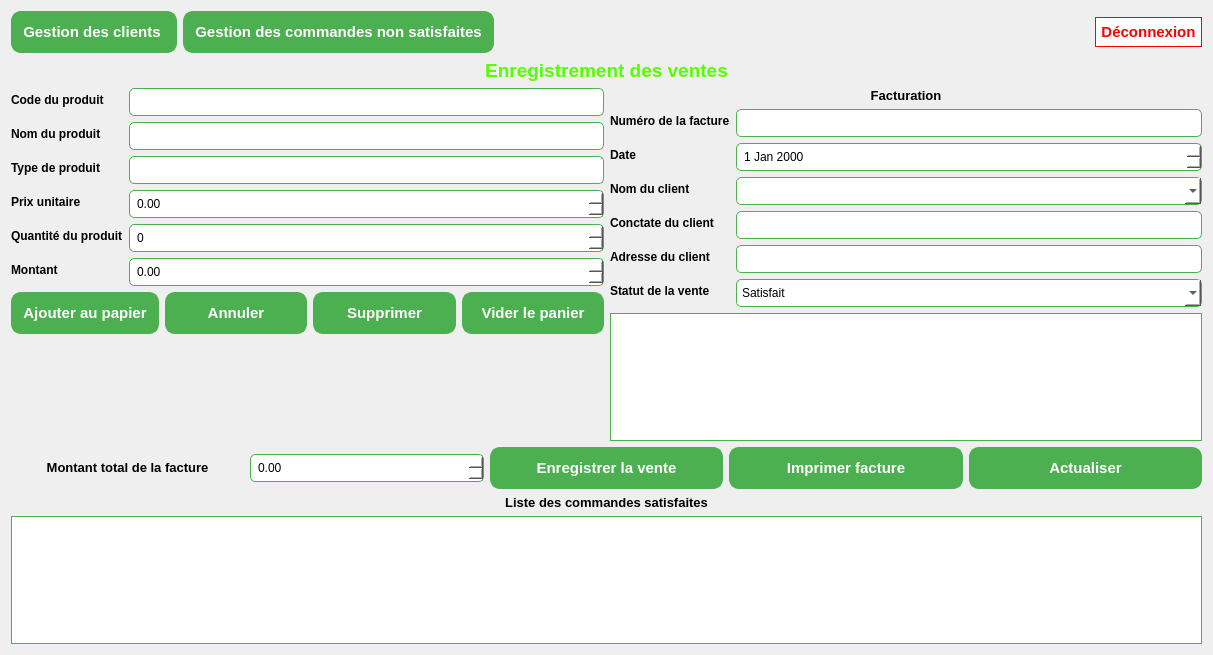
<?xml version="1.0" encoding="UTF-8"?>
<ui version="4.0">
 <class>Interface_Vente</class>
 <widget class="QWidget" name="Interface_Vente">
  <property name="geometry">
   <rect>
    <x>0</x>
    <y>0</y>
    <width>1213</width>
    <height>655</height>
   </rect>
  </property>
  <property name="windowTitle">
   <string>Interface_Vente</string>
  </property>
  <property name="styleSheet">
   <string notr="true">/* Style pour les QPushButton */
QPushButton {
    background-color: #4CAF50;  /* Vert */
    color: white;
    border: 2px solid #4CAF50;
    border-radius: 10px;
    padding: 10px;
	font-weight: bold;
	font-size: 15px
}

QPushButton:hover {
    background-color: #45a049;  /* Vert plus foncé */
}

QPushButton:pressed {
    background-color: #388E3C;  /* Vert encore plus foncé */
}

/* Style pour les QLineEdit */
QLineEdit {
    background-color: white;
    border: 1px solid #4CAF50;
    padding: 5px;
    border-radius: 5px;
    color: black;
}

QComboBox{
	background-color: white;
    border: 1px solid #4CAF50;
    padding: 5px;
    border-radius: 5px;
    color: black;
}

/* Style pour les QDateEdit */
QDateEdit {
    background-color: white;
    border: 1px solid #4CAF50;
    padding: 5px;
    border-radius: 5px;
    color: black;
}

/* Style pour les QSpinBox */
QSpinBox {
    background-color: white;
    border: 1px solid #4CAF50;
    padding: 5px;
    border-radius: 5px;
    color: black;
}

/* Style pour les QDoubleSpinBox */
QDoubleSpinBox {
    background-color: white;
    border: 1px solid #4CAF50;
    padding: 5px;
    border-radius: 5px;
    color: black;
}

/* Style pour le QTableView */
QTableView {
    background-color: white;
    gridline-color: #4CAF50;
    border: 1px solid #4CAF50;
	color:black;

}
QTableView:pressed {
	bacground-color:rgb(188, 188, 188);
	 gridline-color: #4CAF50;
    border: 1px solid #4CAF50;
	color:black;
}


QHeaderView::section {
    background-color: #4CAF50;
    color: white;
    padding: 4px;
    border: 1px solid #4CAF50;
}

/* Style pour les QLabel */
QLabel {
    color: black;
    font-weight: bold;
}
</string>
  </property>
  <layout class="QGridLayout" name="gridLayout">
   <item row="0" column="0" colspan="2">
    <layout class="QHBoxLayout" name="horizontalLayout">
     <item>
      <widget class="QPushButton" name="gestion_client_pushButton">
       <property name="text">
        <string>Gestion des clients </string>
       </property>
      </widget>
     </item>
     <item>
      <widget class="QPushButton" name="commande_non_satistfaite_pushButton">
       <property name="text">
        <string>Gestion des commandes non satisfaites</string>
       </property>
      </widget>
     </item>
     <item>
      <spacer name="horizontalSpacer">
       <property name="orientation">
        <enum>Qt::Horizontal</enum>
       </property>
       <property name="sizeHint" stdset="0">
        <size>
         <width>40</width>
         <height>20</height>
        </size>
       </property>
      </spacer>
     </item>
     <item>
      <widget class="QPushButton" name="deconnexion_pushButton">
       <property name="styleSheet">
        <string notr="true">QPushButton{	
background-color: white;  /* Vert */
    color: red;
    border: 1px solid red;
    border-radius: 0px;
    padding: 5px;
	font-weight: bold;
	font-size: 15px;
}

QPushButton:hover {
    background-color: red;  /* Vert plus foncé */
	color: white;
}

QPushButton:pressed {
    background-color: rgb(179, 33, 20) ;/* Vert encore plus foncé */
	color: white; 
}</string>
       </property>
       <property name="text">
        <string>Déconnexion</string>
       </property>
      </widget>
     </item>
    </layout>
   </item>
   <item row="1" column="0" colspan="2">
    <widget class="QLabel" name="label">
     <property name="text">
      <string>&lt;html&gt;&lt;head/&gt;&lt;body&gt;&lt;p align=&quot;center&quot;&gt;&lt;span style=&quot; font-size:14pt; font-weight:700; color:#55ff00;&quot;&gt;Enregistrement des ventes&lt;/span&gt;&lt;/p&gt;&lt;/body&gt;&lt;/html&gt;</string>
     </property>
    </widget>
   </item>
   <item row="2" column="0" rowspan="2">
    <layout class="QFormLayout" name="formLayout">
     <item row="0" column="0">
      <widget class="QLabel" name="label_2">
       <property name="text">
        <string>Code du produit</string>
       </property>
      </widget>
     </item>
     <item row="0" column="1">
      <widget class="QLineEdit" name="code_produit_lineEdit"/>
     </item>
     <item row="1" column="0">
      <widget class="QLabel" name="label_4">
       <property name="text">
        <string>Nom du produit</string>
       </property>
      </widget>
     </item>
     <item row="1" column="1">
      <widget class="QLineEdit" name="nom_produit_lineEdit"/>
     </item>
     <item row="2" column="0">
      <widget class="QLabel" name="label_5">
       <property name="text">
        <string>Type de produit</string>
       </property>
      </widget>
     </item>
     <item row="2" column="1">
      <widget class="QLineEdit" name="type_produit_lineEdit"/>
     </item>
     <item row="3" column="0">
      <widget class="QLabel" name="label_6">
       <property name="text">
        <string>Prix unitaire</string>
       </property>
      </widget>
     </item>
     <item row="3" column="1">
      <widget class="QDoubleSpinBox" name="prix_unitaire_doubleSpinBox">
       <property name="maximum">
        <double>1000000000000000000.000000000000000</double>
       </property>
      </widget>
     </item>
     <item row="4" column="0">
      <widget class="QLabel" name="label_7">
       <property name="text">
        <string>Quantité du produit</string>
       </property>
      </widget>
     </item>
     <item row="4" column="1">
      <widget class="QSpinBox" name="quantite_produit_spinBox">
       <property name="maximum">
        <number>1000000000</number>
       </property>
      </widget>
     </item>
     <item row="5" column="0">
      <widget class="QLabel" name="label_8">
       <property name="text">
        <string>Montant</string>
       </property>
      </widget>
     </item>
     <item row="5" column="1">
      <widget class="QDoubleSpinBox" name="montant_doubleSpinBox">
       <property name="readOnly">
        <bool>true</bool>
       </property>
       <property name="maximum">
        <double>99999999999999991433150857216.000000000000000</double>
       </property>
      </widget>
     </item>
     <item row="6" column="0" colspan="2">
      <layout class="QHBoxLayout" name="horizontalLayout_3">
       <item>
        <widget class="QPushButton" name="AjouterPanier_pushButton">
         <property name="text">
          <string>Ajouter au papier</string>
         </property>
        </widget>
       </item>
       <item>
        <widget class="QPushButton" name="Annuler_pushButton">
         <property name="text">
          <string>Annuler</string>
         </property>
        </widget>
       </item>
       <item>
        <widget class="QPushButton" name="supprimer_pushButton">
         <property name="text">
          <string>Supprimer</string>
         </property>
        </widget>
       </item>
       <item>
        <widget class="QPushButton" name="viderPanier_pushButton">
         <property name="text">
          <string>Vider le panier</string>
         </property>
        </widget>
       </item>
      </layout>
     </item>
    </layout>
   </item>
   <item row="2" column="1">
    <layout class="QFormLayout" name="formLayout_3">
     <item row="0" column="0" colspan="2">
      <widget class="QLabel" name="label_15">
       <property name="text">
        <string>&lt;html&gt;&lt;head/&gt;&lt;body&gt;&lt;p align=&quot;center&quot;&gt;&lt;span style=&quot; font-size:10pt;&quot;&gt;Facturation&lt;/span&gt;&lt;/p&gt;&lt;/body&gt;&lt;/html&gt;</string>
       </property>
      </widget>
     </item>
     <item row="1" column="0">
      <widget class="QLabel" name="label_9">
       <property name="text">
        <string>Numéro de la facture</string>
       </property>
      </widget>
     </item>
     <item row="1" column="1">
      <widget class="QLineEdit" name="numero_facture_lineEdit"/>
     </item>
     <item row="2" column="0">
      <widget class="QLabel" name="label_11">
       <property name="text">
        <string>Date</string>
       </property>
      </widget>
     </item>
     <item row="2" column="1">
      <widget class="QDateEdit" name="date_courante_dateEdit"/>
     </item>
     <item row="3" column="0">
      <widget class="QLabel" name="label_10">
       <property name="text">
        <string>Nom du client</string>
       </property>
      </widget>
     </item>
     <item row="3" column="1">
      <widget class="QComboBox" name="nomClient_comboBox"/>
     </item>
     <item row="4" column="0">
      <widget class="QLabel" name="label_12">
       <property name="text">
        <string>Conctate du client </string>
       </property>
      </widget>
     </item>
     <item row="4" column="1">
      <widget class="QLineEdit" name="contact_lineEdit"/>
     </item>
     <item row="5" column="0">
      <widget class="QLabel" name="label_16">
       <property name="text">
        <string>Adresse du client</string>
       </property>
      </widget>
     </item>
     <item row="5" column="1">
      <widget class="QLineEdit" name="adresse_lineEdit"/>
     </item>
     <item row="6" column="0">
      <widget class="QLabel" name="label_3">
       <property name="text">
        <string>Statut de la vente</string>
       </property>
      </widget>
     </item>
     <item row="6" column="1">
      <widget class="QComboBox" name="statut_comboBox">
       <item>
        <property name="text">
         <string>Satisfait</string>
        </property>
       </item>
       <item>
        <property name="text">
         <string>Non satisfait</string>
        </property>
       </item>
      </widget>
     </item>
    </layout>
   </item>
   <item row="3" column="1">
    <widget class="QTableView" name="detailVente_tableView"/>
   </item>
   <item row="4" column="0" colspan="2">
    <layout class="QHBoxLayout" name="horizontalLayout_4">
     <item>
      <widget class="QLabel" name="label_13">
       <property name="text">
        <string>&lt;html&gt;&lt;head/&gt;&lt;body&gt;&lt;p align=&quot;center&quot;&gt;&lt;span style=&quot; font-size:10pt;&quot;&gt;Montant total de la facture&lt;/span&gt;&lt;/p&gt;&lt;/body&gt;&lt;/html&gt;</string>
       </property>
      </widget>
     </item>
     <item>
      <widget class="QDoubleSpinBox" name="montant_total_doubleSpinBox">
       <property name="maximum">
        <double>9999999999999999583119736832.000000000000000</double>
       </property>
      </widget>
     </item>
     <item>
      <widget class="QPushButton" name="ValiderFacture_pushButton">
       <property name="text">
        <string>Enregistrer la vente</string>
       </property>
      </widget>
     </item>
     <item>
      <widget class="QPushButton" name="Imprimer_pushButton">
       <property name="text">
        <string>Imprimer facture</string>
       </property>
      </widget>
     </item>
     <item>
      <widget class="QPushButton" name="modifier_pushButton">
       <property name="text">
        <string>Actualiser</string>
       </property>
      </widget>
     </item>
    </layout>
   </item>
   <item row="5" column="0" colspan="2">
    <widget class="QLabel" name="label_14">
     <property name="text">
      <string>&lt;html&gt;&lt;head/&gt;&lt;body&gt;&lt;p align=&quot;center&quot;&gt;&lt;span style=&quot; font-size:10pt;&quot;&gt;Liste des commandes satisfaites&lt;/span&gt;&lt;/p&gt;&lt;/body&gt;&lt;/html&gt;</string>
     </property>
    </widget>
   </item>
   <item row="6" column="0" colspan="2">
    <widget class="QTableView" name="tableView"/>
   </item>
  </layout>
 </widget>
 <layoutdefault spacing="6" margin="11"/>
 <resources/>
 <connections/>
</ui>
